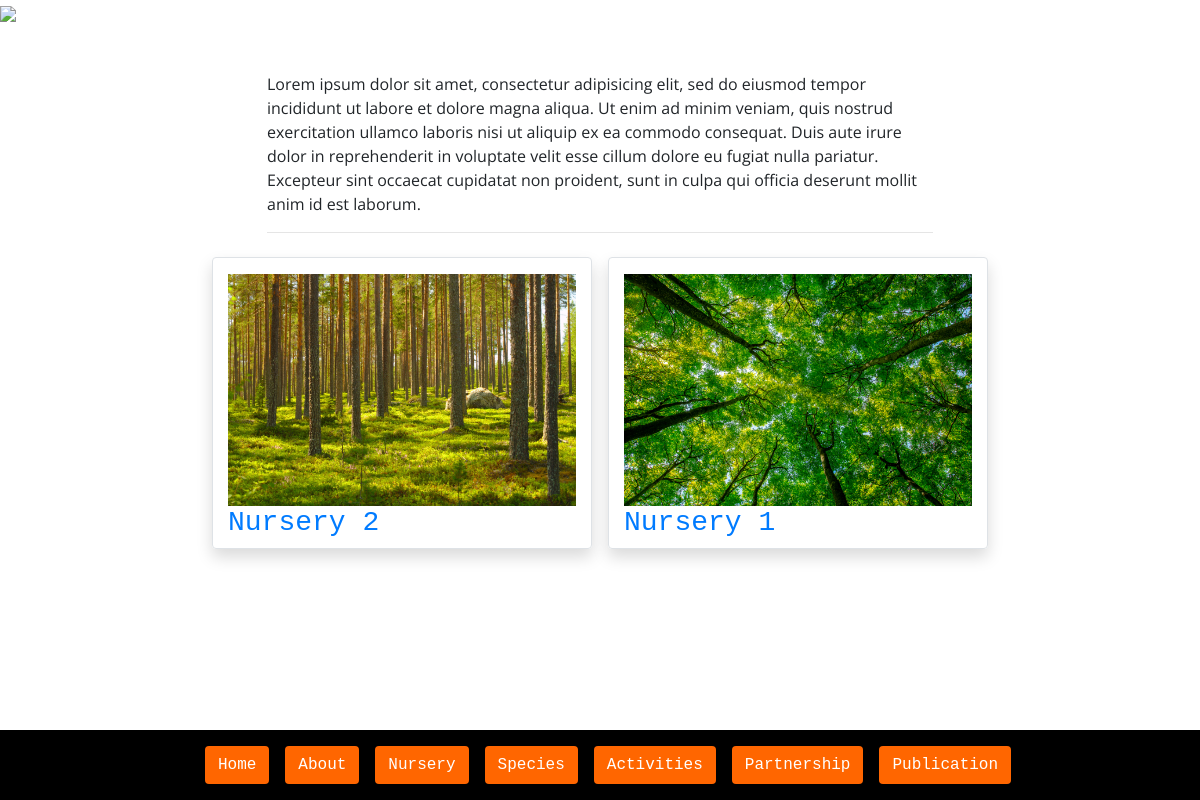
The app's page /nursery/nursery_index/, older data.
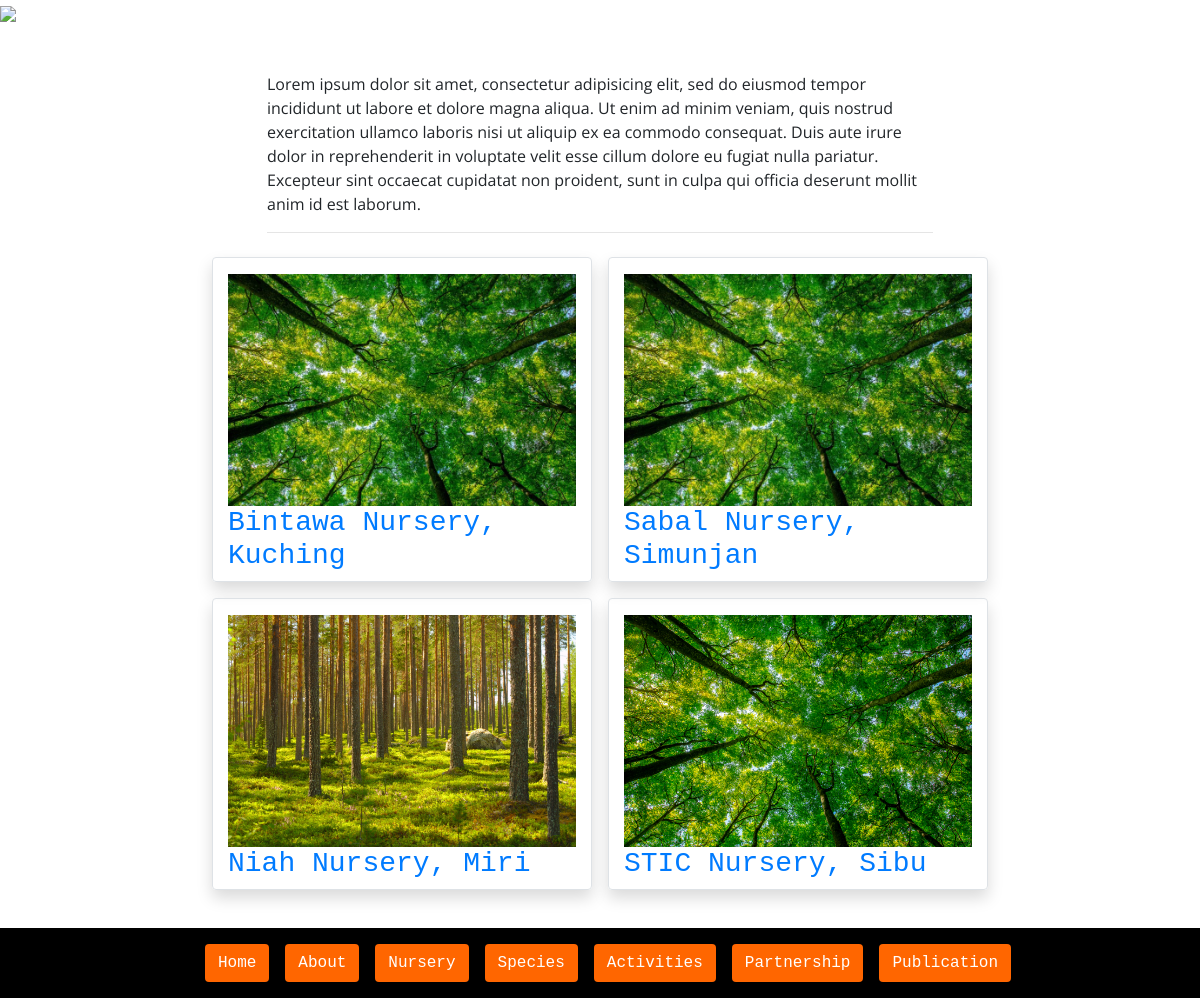
The same page, newer data.
### nursery/models.py (models this page shows, shortened)
class Nursery(models.Model):
	date_input = models.DateTimeField(auto_now_add=True)
	name = models.CharField(max_length=100)
	locality = models.CharField(max_length=100)
	area_covered = models.FloatField()
	capacity = models.IntegerField()
	species = models.TextField()
	total_seedling = models.IntegerField()
	description = models.TextField()
	nursery_img = models.ImageField('Nursery Image', null=True, blank=True, upload_to='nursery_img')
	class Meta:
		ordering = ['-date_input']

### nursery/views.py (the view)
# urls.py: path('nursery_index/', NurseryIndexView.as_view(), name='nursery_index'),
class NurseryIndexView(ListView):
	model = Nursery
	template_name = 'nursery/nursery_index.html'

### nursery/templates/nursery/nursery_index.html (shortened to what this page needs)
{% extends 'base_en.html' %}
{% load static %}
{% block content %}
<div class="container-fluid position-relative p-0">
	<img class="w-100" src="{% static 'img/nursery_showcase.jpg' %}">
</div>
<div class="container fade-in mt-4">
	<br>
	<div class="custom-div">
		<p>Lorem ipsum dolor sit amet, consectetur adipisicing elit, sed do eiusmod
		tempor incididunt ut labore et dolore magna aliqua. Ut enim ad minim veniam,
		quis nostrud exercitation ullamco laboris nisi ut aliquip ex ea commodo
		consequat. Duis aute irure dolor in reprehenderit in voluptate velit esse
		cillum dolore eu fugiat nulla pariatur. Excepteur sint occaecat cupidatat non
		proident, sunt in culpa qui officia deserunt mollit anim id est laborum.</p>
		<hr>
	</div>
	<div class="row justify-content-center">
		{% for nursery in object_list %}
		<div class="col-sm-4 border rounded shadow m-2">
			<a href="{% url 'nursery_detail' nursery.pk %}">
				<img class="w-100 mt-3" src="{{ nursery.nursery_img.url }}">
			<h3>{{ nursery.name }}</h3>
			</a>
		</div>
		{% endfor %}
	</div>
</div>
{% endblock %}

Row changes from the older to the newer data that the page shows:
added Nursery: nursery_img (picture), name "Bintawa Nursery, Kuching"
added Nursery: nursery_img (picture), name "Sabal Nursery, Simunjan"
changed Nursery: name "Nursery 2" → "Niah Nursery, Miri"
changed Nursery: name "Nursery 1" → "STIC Nursery, Sibu"
